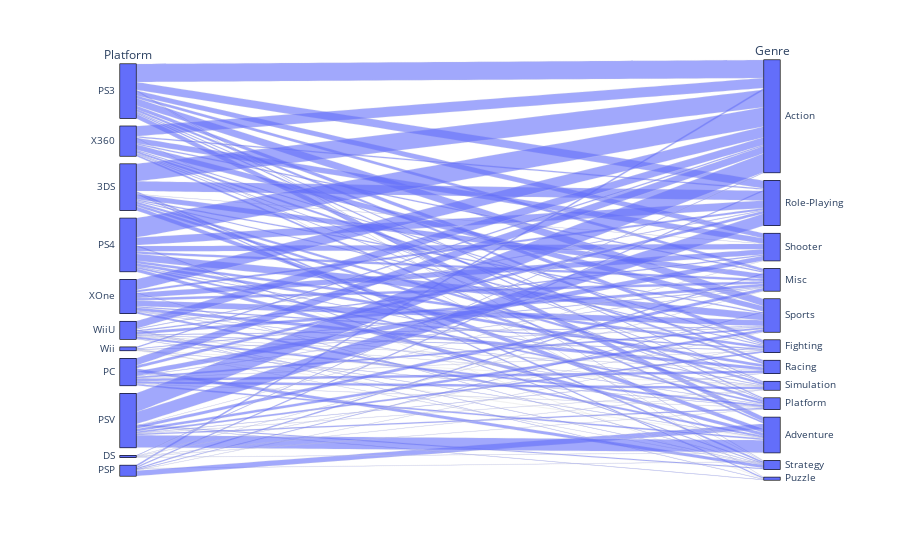

Notebook code for this chart:
### Markdown cell above
# 6. Distribution of Video Game Sales
Regarding Platform and Genre from 2013

Here, we try to find out the relatiosnhip between a platform and the genre of the games it mostly likely hosts.

### Code cell
# Parallel Categories Diagram
fig=px.parallel_categories(vg_data.query("Year>=2013"), dimensions=['Platform','Genre'])
fig.show()

### Figure 1 — Plotly figure (JSON) as saved in the notebook; plotly's stock layout.template omitted (floating-point values rounded to 4 significant figures; data arrays with more than 128 entries replaced by an {"elided": "..."} marker saying what was removed)
{"data": [{"dimensions": [{"label": "Platform", "values": {"elided": "2090 str values"}}, {"label": "Genre", "values": {"elided": "2090 str values"}}], "domain": {"x": [0, 1], "y": [0, 1]}, "name": "", "type": "parcats"}], "layout": {"legend": {"tracegroupgap": 0}, "margin": {"t": 60}}}
